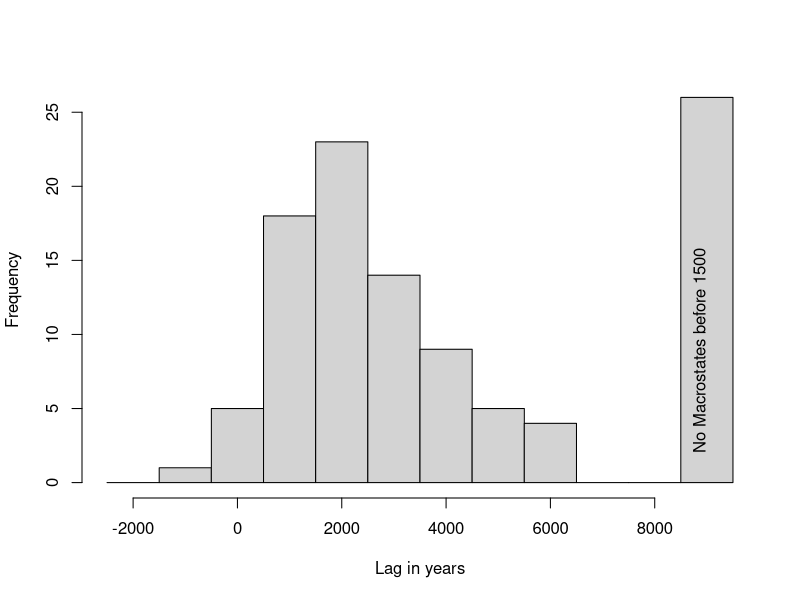

This figure's R source:
#####  Calculate time lags between onset of Agri and MacroState

dat <- read.table("./Data/FirstAppearance.csv", sep=",", header=TRUE, stringsAsFactors = FALSE)
dat <- dat[dat$Agri < 1000,]

dat$Lag <- dat$FirstYear10 - dat$Agri
dat$Lag[dat$FirstYear10 >= 1500] <- 9000
hist(dat$Lag, breaks = seq(-2500, 10000, by=1000), main="", xlab="Lag in years")
text(8700, 2, "No Macrostates before 1500", pos=4, srt=90)
sum(dat$Lag > 8000)
sum(dat$Lag > 8000)/nrow(dat)

